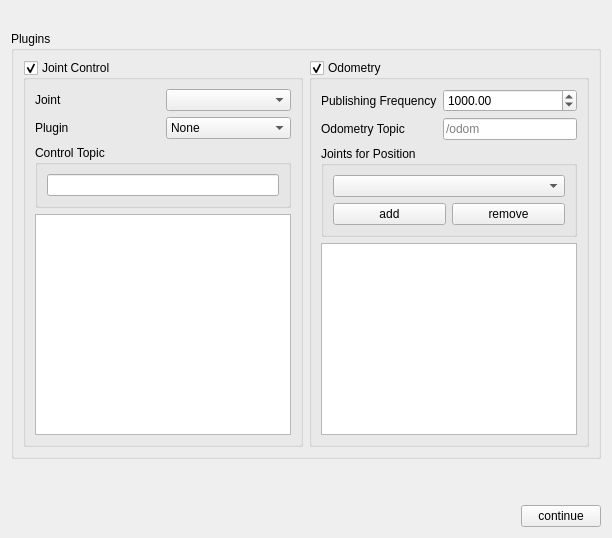
            <widget class="QWidget" name="page_4">
             <layout class="QGridLayout" name="gridLayout_25">
              <item row="1" column="0">
               <widget class="QGroupBox" name="groupBox_12">
                <property name="title">
                 <string>Plugins</string>
                </property>
                <layout class="QGridLayout" name="gridLayout_23" columnstretch="0,0">
                 <item row="0" column="0">
                  <layout class="QVBoxLayout" name="verticalLayout_19" stretch="0">
                   <property name="rightMargin">
                    <number>0</number>
                   </property>
                   <item>
                    <widget class="QGroupBox" name="jointControlGroupBox">
                     <property name="title">
                      <string>Joint Control</string>
                     </property>
                     <property name="checkable">
                      <bool>true</bool>
                     </property>
                     <layout class="QGridLayout" name="gridLayout_24">
                      <item row="0" column="0">
                       <layout class="QGridLayout" name="gridLayout_26">
                        <item row="0" column="1">
                         <widget class="QComboBox" name="jointControlJointDropdown"/>
                        </item>
                        <item row="0" column="0">
                         <widget class="QLabel" name="label_17">
                          <property name="text">
                           <string>Joint</string>
                          </property>
                         </widget>
                        </item>
                        <item row="1" column="0">
                         <widget class="QLabel" name="label_18">
                          <property name="text">
                           <string>Plugin</string>
                          </property>
                         </widget>
                        </item>
                        <item row="1" column="1">
                         <widget class="QComboBox" name="jointControlPluginDropdown">
                          <item>
                           <property name="text">
                            <string>None</string>
                           </property>
                          </item>
                          <item>
                           <property name="text">
                            <string>ApplyJointForce</string>
                           </property>
                          </item>
                         </widget>
                        </item>
                       </layout>
                      </item>
                      <item row="1" column="0">
                       <widget class="QGroupBox" name="groupBox_19">
                        <property name="title">
                         <string>Control Topic</string>
                        </property>
                        <layout class="QGridLayout" name="gridLayout_27">
                         <item row="0" column="0">
                          <widget class="QLineEdit" name="jointControlTopic"/>
                         </item>
                        </layout>
                       </widget>
                      </item>
                      <item row="2" column="0">
                       <widget class="QListView" name="jointControlListView"/>
                      </item>
                     </layout>
                    </widget>
                   </item>
                  </layout>
                 </item>
                 <item row="0" column="1">
                  <widget class="QGroupBox" name="odometryGroupBox">
                   <property name="title">
                    <string>Odometry</string>
                   </property>
                   <property name="checkable">
                    <bool>true</bool>
                   </property>
                   <layout class="QGridLayout" name="gridLayout_29">
                    <item row="0" column="0">
                     <layout class="QFormLayout" name="formLayout">
                      <item row="1" column="0">
                       <widget class="QLabel" name="label_19">
                        <property name="text">
                         <string>Publishing Frequency</string>
                        </property>
                       </widget>
                      </item>
                      <item row="1" column="1">
                       <widget class="QDoubleSpinBox" name="odometryPublishingFrequency">
                        <property name="maximum">
                         <double>99999.990000000005239</double>
                        </property>
                        <property name="singleStep">
                         <double>5.000000000000000</double>
                        </property>
                        <property name="value">
                         <double>1000.000000000000000</double>
                        </property>
                       </widget>
                      </item>
                      <item row="2" column="0">
                       <widget class="QLabel" name="label_20">
                        <property name="text">
                         <string>Odometry Topic</string>
                        </property>
                       </widget>
                      </item>
                      <item row="2" column="1">
                       <widget class="QLineEdit" name="odometryTopic">
                        <property name="placeholderText">
                         <string>/odom</string>
                        </property>
                       </widget>
                      </item>
                     </layout>
                    </item>
                    <item row="2" column="0">
                     <widget class="QListView" name="odometryListView"/>
                    </item>
                    <item row="1" column="0">
                     <widget class="QGroupBox" name="groupBox_22">
                      <property name="title">
                       <string>Joints for Position</string>
                      </property>
                      <layout class="QGridLayout" name="gridLayout_31">
                       <item row="1" column="0">
                        <widget class="QPushButton" name="odometryJointAdd">
                         <property name="text">
                          <string>add</string>
                         </property>
                        </widget>
                       </item>
                       <item row="1" column="1">
                        <widget class="QPushButton" name="odometryJointRemove">
                         <property name="text">
                          <string>remove</string>
                         </property>
                        </widget>
                       </item>
                       <item row="0" column="0" colspan="2">
                        <widget class="QComboBox" name="odometryJointDropdown"/>
                       </item>
                      </layout>
                     </widget>
                    </item>
                   </layout>
                  </widget>
                 </item>
                </layout>
               </widget>
              </item>
              <item row="2" column="0">
               <layout class="QGridLayout" name="gridLayout_39">
                <property name="bottomMargin">
                 <number>0</number>
                </property>
                <item row="1" column="0">
                 <spacer name="horizontalSpacer_5">
                  <property name="orientation">
                   <enum>Qt::Horizontal</enum>
                  </property>
                  <property name="sizeHint" stdset="0">
                   <size>
                    <width>40</width>
                    <height>20</height>
                   </size>
                  </property>
                 </spacer>
                </item>
                <item row="0" column="0">
                 <spacer name="verticalSpacer_3">
                  <property name="orientation">
                   <enum>Qt::Vertical</enum>
                  </property>
                  <property name="sizeHint" stdset="0">
                   <size>
                    <width>20</width>
                    <height>40</height>
                   </size>
                  </property>
                 </spacer>
                </item>
                <item row="1" column="1">
                 <widget class="QPushButton" name="continueButton4">
                  <property name="text">
                   <string>continue</string>
                  </property>
                 </widget>
                </item>
               </layout>
              </item>
              <item row="0" column="0">
               <widget class="QLabel" name="label_40">
                <property name="maximumSize">
                 <size>
                  <width>16777215</width>
                  <height>100</height>
                 </size>
                </property>
                <property name="text">
                 <string/>
                </property>
                <property name="pixmap">
                 <pixmap resource="C:/Users/darin/Downloads/test.qrc">:/d/output-onlinepngtools (1).png</pixmap>
                </property>
               </widget>
              </item>
             </layout>
            </widget>
